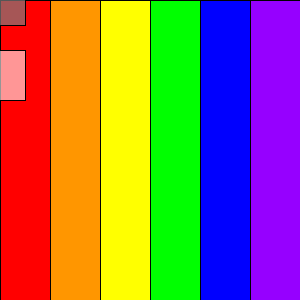
Frame 1 (no input)
Frame 60 (the mouse pressed at the canvas centre just before this capture): identical to frame 1, image omitted
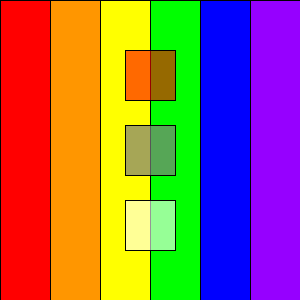
Frame 120 (the mouse held since frame 60 and released just before this capture)

The Processing sketch that drew these frames (run headless with seeded random() and noise(); from frame 60 on, the mouse is pressed at the canvas centre):

// Processing sketch: Quiz01_HSB
// ── Quiz01_HSB.pde
// HSB color mode (hue, saturation, brightness)
// The top square changes hue, the middle square changes saturation, and the
// bottom square changes brightness.
void setup() {
  size(300,300); // The background/size
  background(255);
}
void draw() {
  fill(255,0,0); // The background colors
  rect(0,0,50,300);
  fill(255,150,0);
  rect(50,0,50,300);
  fill(255,255,0);
  rect(100,0,50,300);
  fill(0,255,0);
  rect(150,0,50,300);
  fill(0,0,255);
  rect(200,0,50,300);
  fill(150,0,255);
  rect(250,0,50,300);
  
  fill(255,0,0,150); // Top square
  rect(mouseX-25, mouseY-100, 50, 50);
  fill(125.5, 125.5, 125.5, 175); // Middle square
  rect(mouseX-25, mouseY-25, 50, 50);
  fill(255, 255, 255, 150); // Bottom square
  rect(mouseX-25, mouseY+50, 50, 50);
}
